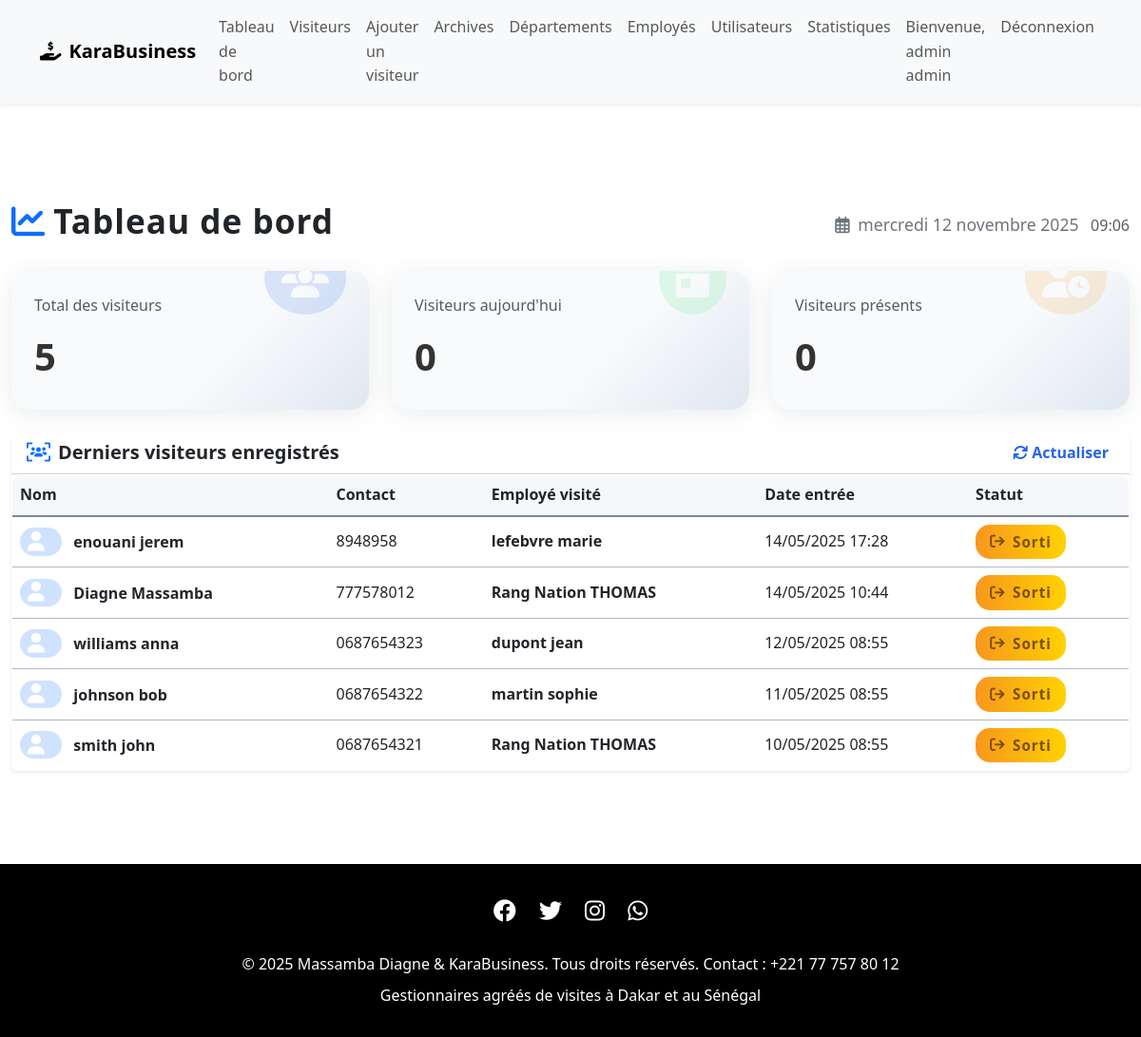
/dashboard.php (signed in), run on the app's committed database.
### tables this page shows
CREATE TABLE `visiteurs` (
  `idv` int(11) NOT NULL,
  `nom` varchar(100) NOT NULL,
  `prenom` varchar(100) NOT NULL,
  `telephone` varchar(20) NOT NULL,
  `email` varchar(100) DEFAULT NULL,
  `type_piece` varchar(50) NOT NULL,
  `numero_piece` varchar(50) NOT NULL,
  `motif` varchar(255) NOT NULL,
  `date_entree` datetime NOT NULL,
  `date_sortie` datetime DEFAULT NULL,
  `ide` int(11) DEFAULT NULL,
  `statut` varchar(20) DEFAULT 'actif'
);

CREATE TABLE `employes` (
  `ide` int(11) NOT NULL,
  `nom` varchar(100) NOT NULL,
  `prenom` varchar(100) NOT NULL,
  `email` varchar(100) DEFAULT NULL,
  `telephone` varchar(20) DEFAULT NULL,
  `idd` int(11) DEFAULT NULL
);

### config/database.php (called while the page is built, shortened)
<?php
class Database {
    private $host = "localhost";
    private $db_name = "karabusiness";
    private $username = "root";
    private $password = "";
    public function getConnection() {
        $this->conn = null;
        try {
            $this->conn = new PDO("mysql:host=" . $this->host . ";dbname=" . $this->db_name, $this->username, $this->password);
            $this->conn->exec("set names utf8");
            $this->conn->setAttribute(PDO::ATTR_ERRMODE, PDO::ERRMODE_EXCEPTION);
        } catch(PDOException $e) {
            echo "Erreur de connexion : " . $e->getMessage();
        }
        return $this->conn;
    }
}

### config/auth.php (called while the page is built, shortened)
<?php
class Authentifi {
function isAdmin() {
    return isset($_SESSION['user_role']) && $_SESSION['user_role'] == 'admin';
}
}

### dashboard.php (the view, shortened to what this page needs)
<?php
require_once '/xampp/htdocs/karabusiness/config/database.php';
require_once '/xampp/htdocs/karabusiness/config/auth.php';
$database = new Database();
$db = $database->getConnection();
$query = "SELECT COUNT(*) as total FROM visiteurs";
$stmt = $db->prepare($query);
$stmt->execute();
$total_visiteurs = $stmt->fetch(PDO::FETCH_ASSOC)['total'];
$query = "SELECT COUNT(*) as aujourd_hui FROM visiteurs WHERE DATE(date_entree) = CURDATE()";
$stmt = $db->prepare($query);
$stmt->execute();
$visiteurs_aujourd_hui = $stmt->fetch(PDO::FETCH_ASSOC)['aujourd_hui'];
$query = "SELECT COUNT(*) as presents FROM visiteurs WHERE date_sortie IS NULL AND statut = 'actif'";
$stmt = $db->prepare($query);
$stmt->execute();
$visiteurs_presents = $stmt->fetch(PDO::FETCH_ASSOC)['presents'];
$query = "SELECT v.*, e.nom as employe_nom, e.prenom as employe_prenom
          FROM visiteurs v
          LEFT JOIN employes e ON v.ide = e.ide
          ORDER BY v.date_entree DESC LIMIT 5";
$stmt = $db->prepare($query);
$stmt->execute();
$derniers_visiteurs = $stmt->fetchAll(PDO::FETCH_ASSOC);
include_once '/xampp/htdocs/karabusiness/includes/header.php';
?>
<link rel="stylesheet" href="https://cdnjs.cloudflare.com/ajax/libs/font-awesome/6.4.0/css/all.min.css">
<div class="container py-4">
    <div class="d-flex justify-content-between align-items-center mb-4">
        <h1 class="fw-bold text-dark" style="font-size:2.2rem;letter-spacing:1px;">
            <i class="fa-solid fa-chart-line me-2 text-primary"></i>Tableau de bord
        </h1>
        <div class="text-secondary" style="font-size:1.1rem;">
            <i class="fa-regular fa-calendar-days me-1"></i>
            <span id="current-date"></span>
            <span id="current-time" class="ms-2 text-muted" style="font-size:1rem;"></span>
        </div>
    </div>
    <div class="row g-4 mb-4">
        <div class="col-md-4">
            <div class="dashboard-card p-4 position-relative">
                <i class="fa-solid fa-users dashboard-icon" style="background:#2563eb;"></i>
                <div class="mb-2 text-muted">Total des visiteurs</div>
                <div class="fw-bold" style="font-size:2.5rem;"><?php echo $total_visiteurs; ?></div>
            </div>
        </div>
        <div class="col-md-4">
            <div class="dashboard-card p-4 position-relative">
                <i class="fa-solid fa-calendar-day dashboard-icon" style="background:#43e97b;"></i>
                <div class="mb-2 text-muted">Visiteurs aujourd'hui</div>
                <div class="fw-bold" style="font-size:2.5rem;"><?php echo $visiteurs_aujourd_hui; ?></div>
            </div>
        </div>
        <div class="col-md-4">
            <div class="dashboard-card p-4 position-relative">
                <i class="fa-solid fa-user-clock dashboard-icon" style="background:#f7971e;"></i>
                <div class="mb-2 text-muted">Visiteurs présents</div>
                <div class="fw-bold" style="font-size:2.5rem;"><?php echo $visiteurs_presents; ?></div>
            </div>
        </div>
    </div>
    <div class="card shadow-sm border-0 mb-4">
        <div class="card-header bg-white d-flex justify-content-between align-items-center">
            <h5 class="mb-0 fw-semibold"><i class="fa-solid fa-users-viewfinder me-2 text-primary"></i>Derniers visiteurs enregistrés</h5>
            <button class="refresh-btn" onclick="handleRefresh(this)">
                <i class="fa-solid fa-arrows-rotate me-1"></i>Actualiser
            </button>
        </div>
        <div class="card-body p-0">
            <div class="table-responsive">
                <table class="table table-dashboard align-middle mb-0">
                    <thead>
                        <tr>
                            <th>Nom</th>
                            <th>Contact</th>
                            <th>Employé visité</th>
                            <th>Date entrée</th>
                            <th>Statut</th>
                        </tr>
                    </thead>
                    <tbody>
                        <?php foreach ($derniers_visiteurs as $visiteur): ?>
                        <tr>
                            <td>
                                <span class="badge rounded-pill bg-primary-subtle me-2">
                                    <i class="fa-solid fa-user"></i>
                                </span>
                                <span class="fw-semibold"><?php echo htmlspecialchars($visiteur['nom'] . ' ' . $visiteur['prenom']); ?></span>
                            </td>
                            <td>
                                <span class="text-dark"><?php echo htmlspecialchars($visiteur['telephone']); ?></span>
                            </td>
                            <td>
                                <span class="fw-semibold"><?php echo htmlspecialchars($visiteur['employe_nom'] . ' ' . $visiteur['employe_prenom']); ?></span>
                            </td>
                            <td>
                                <span class="text-dark"><?php echo date('d/m/Y H:i', strtotime($visiteur['date_entree'])); ?></span>
                            </td>
                            <td>
                                <?php if ($visiteur['date_sortie']): ?>
                                    <span class="dashboard-badge badge-out">
                                        <i class="fa-solid fa-arrow-right-from-bracket"></i> Sorti
                                    </span>
                                <?php else: ?>
                                    <span class="dashboard-badge badge-present">
                                        <i class="fa-solid fa-circle-dot"></i> Présent
                                    </span>
                                <?php endif; ?>
                            </td>
                        </tr>
                        <?php endforeach; ?>
                    </tbody>
                </table>
            </div>
        </div>
    </div>
</div>
<?php include_once '/xampp/htdocs/karabusiness/includes/footer.php'; ?>

### includes/header.php (shortened to what this page needs)
<?php
require_once '/xampp/htdocs/karabusiness/config/auth.php';
$db = new Database();
$auth = new Authentifi($db->getConnection());
$auth->requireLogin();
?>
<!DOCTYPE html>
<html lang="fr">
<head>
    <link href="https://cdn.jsdelivr.net/npm/bootstrap@5.3.0/dist/css/bootstrap.min.css" rel="stylesheet">
    <link rel="stylesheet" href="https://cdnjs.cloudflare.com/ajax/libs/font-awesome/6.4.0/css/all.min.css">
</head>
<body>
    <div class="main-content">
    <?php include_once '/xampp/htdocs/karabusiness/includes/navbar.php'; ?>
    <div class="container-fluid">
        <div class="row">
            <main class="col-md-9 ms-sm-auto col-lg-10 px-md-4 py-4"></main>

### includes/navbar.php (shortened to what this page needs)
<nav class="navbar navbar-expand-lg navbar-light bg-light sticky-top shadow-sm">
    <div class="container">
        <a class="navbar-brand" href="/karabusiness/dashboard.php">
            <i class="fas fa-hand-holding-usd me-2"></i>KaraBusiness
        </a>
        <div class="collapse navbar-collapse" id="navbarNav">
            <ul class="navbar-nav ms-auto">
                <li class="nav-item"><a class="nav-link" href="/karabusiness/dashboard.php">Tableau de bord</a></li>
                <li class="nav-item"><a class="nav-link" href="/karabusiness/views/visiteurs/liste.php">Visiteurs</a></li>
                <li class="nav-item"><a class="nav-link" href="/karabusiness/views/visiteurs/ajouter.php">Ajouter un visiteur</a></li>
                <li class="nav-item"><a class="nav-link" href="/karabusiness/views/visiteurs/archivage.php">Archives</a></li>
                <li class="nav-item"><a class="nav-link" href="/karabusiness/views/departements/liste.php">Départements</a></li>
                <li class="nav-item"><a class="nav-link" href="/karabusiness/views/employes/liste.php">Employés</a></li>
                <?php if (isset($auth) && $auth->isAdmin()): ?>
                <li class="nav-item"><a class="nav-link" href="/karabusiness/views/utilisateurs/liste.php">Utilisateurs</a></li>
                <?php endif; ?>
                <li class="nav-item"><a class="nav-link" href="/karabusiness/statistiques.php">Statistiques</a></li>
                <li class="nav-item">
                    <span class="nav-link">Bienvenue, <?= $_SESSION['user_prenom'] . ' ' . $_SESSION['user_nom']; ?></span>
                </li>
                <li class="nav-item">
                    <a class="nav-link" href="/karabusiness/logout.php">Déconnexion</a>
                </li>
            </ul>
        </div>
    </div>
</nav>

### includes/footer.php (shortened to what this page needs)
        </div>
    </div>
    <link href="https://cdn.jsdelivr.net/npm/bootstrap@5.3.0/dist/css/bootstrap.min.css" rel="stylesheet">
    <link rel="stylesheet" href="https://cdnjs.cloudflare.com/ajax/libs/font-awesome/6.4.0/css/all.min.css">
    </div>
    <footer class="text-center">
        <div class="container">
            <div class="social-icons mb-4">
                <a href="https://www.facebook.com/share/15pEVtvrBc/?mibextid=wwXIfr"><i class="fab fa-facebook"></i></a>
                <a href="https://x.com/massamba2211?s=21"><i class="fab fa-twitter"></i></a>
                <a href="https://www.instagram.com/jnvqpd22?igsh=MXZuMDU1MHp6b3RrNQ%3D%3D&utm_source=qr"><i class="fab fa-instagram"></i></a>
                <a href="https://wa.me/221777578012"><i class="fab fa-whatsapp"></i></a>
            </div>
            <p class="mb-2">© 2025 Massamba Diagne & KaraBusiness. Tous droits réservés. Contact : +221 77 757 80 12</p>
            <p class="mb-0">Gestionnaires agréés de visites à Dakar et au Sénégal</p>
        </div>
    </footer>
</body>
</html>

### includes/header.php (style rules this page uses)
body { font-family: 'Segoe UI', Tahoma, Geneva, Verdana, sans-serif; background: #f8f9fa; }
.navbar-brand { font-weight: 700; color: #2c3e50 !important; }
.container-fluid { margin-top: 30px; }

### dashboard.php (style rules this page uses)
body { font-family: 'Inter', sans-serif; background-color: #f6f9fc; color: #2c3e50; }
.dashboard-card { border-radius: 1.2rem; box-shadow: 0 4px 24px 0 rgba(44,62,80,0.10); transition: transform 0.2s, box-shadow 0.2s; border: none; background: linear-gradient(135deg, #f8fafc 60%, #e0e7ef 100%); position: relative; overflow: hidden; }
.dashboard-icon { font-size: 2.5rem; padding: 18px; border-radius: 50%; color: #fff; position: absolute; top: -30px; right: 24px; opacity: 0.15; pointer-events: none; transition: transform 0.4s ease; }
.dashboard-badge { font-size: 0.95rem; padding: 0.4em 1em; border-radius: 1em; font-weight: 600; letter-spacing: 1px; display: inline-flex; align-items: center; gap: 0.5em; transition: all 0.2s ease-in-out; }
.badge-out { background: linear-gradient(90deg, #f7971e 0%, #ffd200 100%); color: #7a4e00; }
.table-dashboard { border: 1.5px solid #b0b8c9; border-radius: 0.7rem; overflow: hidden; }
.table-dashboard th, .table-dashboard td { border-bottom: 1.5px solid #b0b8c9 !important; }
.table-dashboard thead th { background: #f5f7fa; border-bottom: 2px solid #7b879c !important; }
.table-dashboard tbody tr { cursor: pointer; transition: background-color 0.2s ease, transform 0.1s ease; }
.table-dashboard td, .table-dashboard th { vertical-align: middle !important; }
.table-dashboard .fa-user { font-size: 1.3rem; margin-right: 0.5em; }
.refresh-btn { background: none; border: none; color: #2563eb; font-weight: 600; transition: color 0.2s; }
.table-responsive { overflow-x: auto; -webkit-overflow-scrolling: touch; scroll-behavior: smooth; }

### includes/footer.php (style rules this page uses)
:root { --primary-color:rgb(0, 0, 0); --secondary-color: #e74c3c; --accent-color: #f39c12; --light-bg: #f8f9fa; }
html, body { height: 100%; }
body { min-height: 100vh; display: flex; flex-direction: column; }
.main-content { flex: 1 0 auto; }
body { font-family: 'Segoe UI', Tahoma, Geneva, Verdana, sans-serif; line-height: 1.6; color: #333; }
.navbar-brand { font-weight: 700; color: var(--primary-color) !important; }
footer { background-color: var(--primary-color); color: white; padding: 30px 0; margin-top: 50px; flex-shrink: 0; }
.social-icons a { color: white; margin: 0 10px; font-size: 1.5rem; transition: color 0.3s; }

### data on the page
visiteurs: nom+prenom "enouani jerem", telephone "8948958", ide.prenom "lefebvre marie", date_entree "14/05/2025 17:28", shows "Sorti"
visiteurs: nom+prenom "Diagne Massamba", telephone "777578012", ide.prenom "Rang Nation THOMAS", date_entree "14/05/2025 10:44", shows "Sorti"
visiteurs: nom+prenom "williams anna", telephone "0687654323", ide.prenom "dupont jean", date_entree "12/05/2025 08:55", shows "Sorti"
visiteurs: nom+prenom "johnson bob", telephone "0687654322", ide.prenom "martin sophie", date_entree "11/05/2025 08:55", shows "Sorti"
visiteurs: nom+prenom "smith john", telephone "0687654321", ide.prenom "Rang Nation THOMAS", date_entree "10/05/2025 08:55", shows "Sorti"

### other printed values
$_SESSION['user_prenom'] "admin"
$_SESSION['user_nom'] "admin"
$total_visiteurs "5"
$visiteurs_aujourd_hui "0"
$visiteurs_presents "0"
